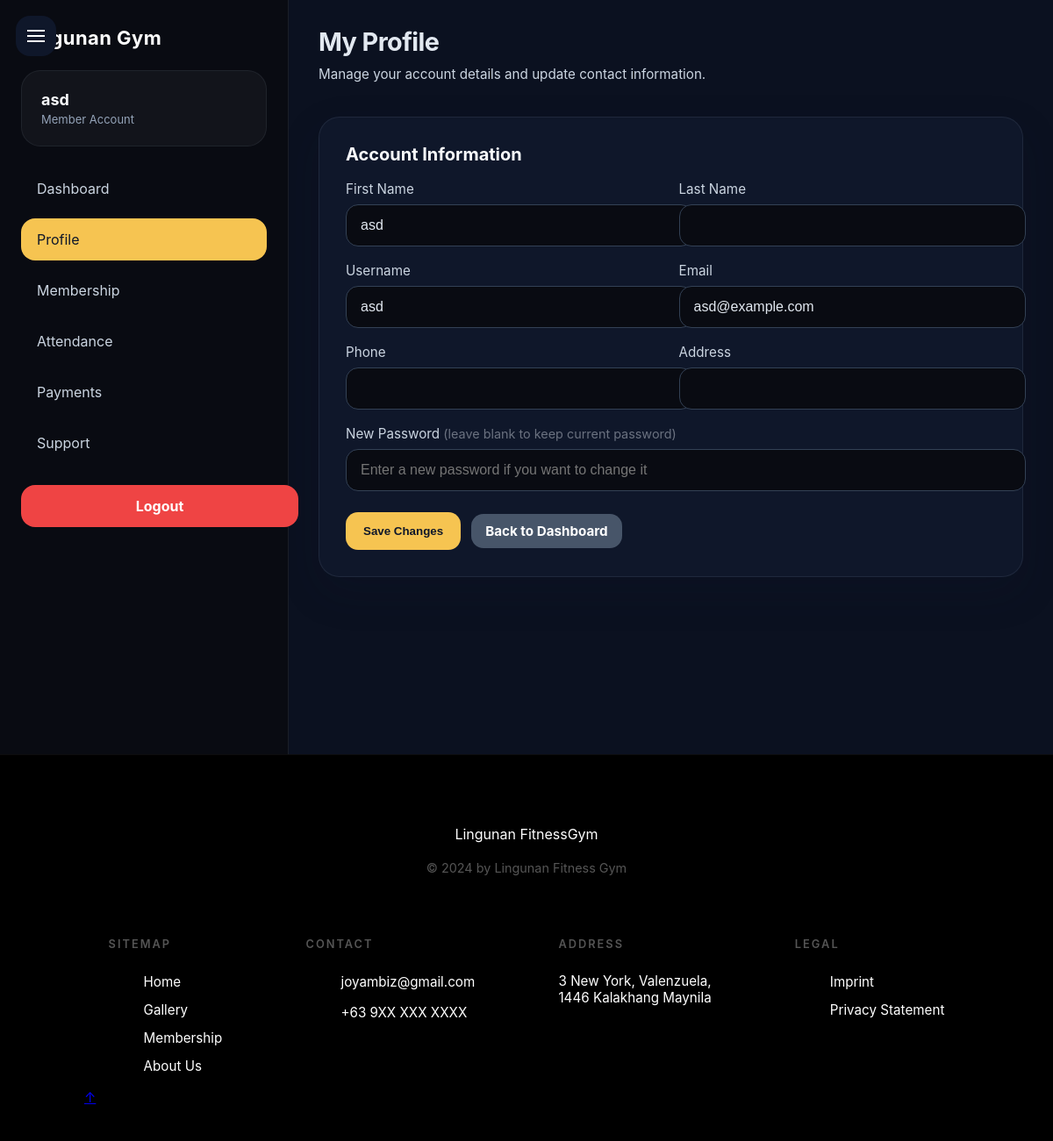
The page /public/member/profile.php (signed in) on the database its author committed.
### tables this page shows
CREATE TABLE `members` (
  `id` int(10) unsigned NOT NULL AUTO_INCREMENT,
  `user_id` int(10) unsigned DEFAULT NULL,
  `first_name` varchar(50) NOT NULL,
  `last_name` varchar(50) NOT NULL,
  `phone` varchar(20) DEFAULT NULL,
  `address` varchar(255) DEFAULT NULL,
  `type` varchar(50) DEFAULT NULL,
  `membership_start` date DEFAULT NULL,
  `membership_end` date DEFAULT NULL,
  `password` varchar(255) NOT NULL,
  `username` varchar(50) NOT NULL,
  `gmail` varchar(100) NOT NULL,
  `RFID` varchar(50) DEFAULT NULL,
  `Joined_Date` date DEFAULT curdate(),
  `credit` decimal(10,2) DEFAULT 0.00,
  `plan_months` int(11) DEFAULT NULL,
  `membership_expiry` date DEFAULT NULL,
  PRIMARY KEY (`id`),
  KEY `user_id` (`user_id`),
  CONSTRAINT `members_ibfk_1` FOREIGN KEY (`user_id`) REFERENCES `users` (`id`) ON DELETE SET NULL ON UPDATE CASCADE
);

### public/member/profile.php (the view, shortened to what this page needs)
<?php
require_once '../../app/config/connection.php';
$memberId = $_SESSION['member_id'];
$stmt = $pdo->prepare("SELECT * FROM members WHERE id = ? AND type = 'member' LIMIT 1");
$stmt->execute([$memberId]);
$member = $stmt->fetch();
$currentPage = basename($_SERVER['PHP_SELF'], '.php');
$fullName = trim($member['first_name'] . ' ' . $member['last_name']);
?>
<!DOCTYPE html>
<html lang="en">
<head>
  <link href="../../assets/css/headerComponent.css" rel="stylesheet">
  <link href="../../assets/css/footerComponents.css" rel="stylesheet">
  <link href="../../assets/css/toastednotif.css" rel="stylesheet">
  <link href="../../assets/css/member.css" rel="stylesheet">
</head>
<body>
  <div class="member-layout member-page">
    <button class="member-sidebar-toggle" id="memberSidebarToggle" aria-label="Open sidebar" type="button"><span></span></button>
    <aside class="member-sidebar">
      <div class="brand">Lingunan Gym</div>
      <div class="profile-card">
        <div class="name"><?php echo htmlspecialchars($fullName ?: $member['username']); ?></div>
        <div class="type">Member Account</div>
      </div>
      <nav class="member-menu">
        <a href="dashboard.php" class="member-menu-item <?php echo $currentPage === 'dashboard' ? 'active' : ''; ?>">Dashboard</a>
        <a href="profile.php" class="member-menu-item <?php echo $currentPage === 'profile' ? 'active' : ''; ?>">Profile</a>
        <a href="membership.php" class="member-menu-item <?php echo $currentPage === 'membership' ? 'active' : ''; ?>">Membership</a>
        <a href="attendance.php" class="member-menu-item <?php echo $currentPage === 'attendance' ? 'active' : ''; ?>">Attendance</a>
        <a href="payments.php" class="member-menu-item <?php echo $currentPage === 'payments' ? 'active' : ''; ?>">Payments</a>
        <a href="support.php" class="member-menu-item <?php echo $currentPage === 'support' ? 'active' : ''; ?>">Support</a>
      </nav>
      <a class="member-logout" href="logout.php">Logout</a>
    </aside>
    <main class="member-main">
      <div class="page-heading">
        <div>
          <h1>My Profile</h1>
          <p class="card-small">Manage your account details and update contact information.</p>
        </div>
      </div>
      <section class="member-form">
        <form method="post" action="profile.php">
          <div class="section-card">
            <h2>Account Information</h2>
            <div class="form-row">
              <div>
                <label for="first_name">First Name</label>
                <input type="text" id="first_name" name="first_name" value="<?php echo htmlspecialchars($member['first_name']); ?>" required>
              </div>
              <div>
                <label for="last_name">Last Name</label>
                <input type="text" id="last_name" name="last_name" value="<?php echo htmlspecialchars($member['last_name']); ?>" required>
              </div>
            </div>
            <div class="form-row">
              <div>
                <label for="username">Username</label>
                <input type="text" id="username" value="<?php echo htmlspecialchars($member['username']); ?>" readonly>
              </div>
              <div>
                <label for="gmail">Email</label>
                <input type="email" id="gmail" name="gmail" value="<?php echo htmlspecialchars($member['gmail']); ?>">
              </div>
            </div>
            <div class="form-row">
              <div>
                <label for="phone">Phone</label>
                <input type="text" id="phone" name="phone" value="<?php echo htmlspecialchars($member['phone']); ?>">
              </div>
              <div>
                <label for="address">Address</label>
                <input type="text" id="address" name="address" value="<?php echo htmlspecialchars($member['address']); ?>">
              </div>
            </div>
            <div class="form-row">
              <div style="grid-column:1/-1;">
                <label for="password">New Password <span style="font-size:0.9rem;color:#6b7280;">(leave blank to keep current password)</span></label>
                <input type="password" id="password" name="password" placeholder="Enter a new password if you want to change it">
              </div>
            </div>
          </div>
          <div class="form-actions">
            <button type="submit" class="button">Save Changes</button>
            <a href="dashboard.php" class="button secondary small">Back to Dashboard</a>
          </div>
        </form>
      </section>
    </main>
  </div>
  <?php include "../../component/landingPage-footer.php"; ?>
</body>
</html>

### assets/css/member.css (style rules this page uses)
body { background: #0b1120; color: #e2e8f0; margin: 0; font-family: 'Inter', sans-serif; }
.member-page { min-height: 100vh; }
.member-layout { display: flex; min-height: 100vh; }
.member-sidebar { width: 280px; background: #090b12; color: #cbd5e1; padding: 30px 24px; flex-shrink: 0; position: sticky; top: 0; height: 100vh; border-right: 1px solid rgba(148, 163, 184, .12); }
.member-sidebar .brand { font-size: 22px; font-weight: 700; margin-bottom: 24px; color: #fff; letter-spacing: .02em; }
.member-sidebar .profile-card { background: rgba(255, 255, 255, .04); border: 1px solid rgba(148, 163, 184, .1); border-radius: 22px; padding: 22px; margin-bottom: 24px; }
.member-sidebar .profile-card .name { font-size: 18px; font-weight: 700; margin-bottom: 4px; color: #f8fafc; }
.member-sidebar .profile-card .type { font-size: 13px; color: #94a3b8; }
.member-menu { display: grid; gap: 10px; }
.member-menu-item { display: block; color: #cbd5e1; padding: 14px 18px; border-radius: 16px; text-decoration: none; transition: .2s ease; }
.member-menu-item:hover, .member-menu-item.active { background: #F6C451; color: #0f172a; }
.member-logout { display: inline-block; margin-top: 24px; padding: 14px 18px; width: 100%; background: #ef4444; color: #fff; text-decoration: none; border-radius: 16px; text-align: center; font-weight: 700; transition: .2s ease; }
.member-main { flex: 1; padding: 30px 34px; }
.page-heading { display: flex; align-items: center; justify-content: space-between; gap: 12px; margin-bottom: 24px; flex-wrap: wrap; }
.page-heading h1 { margin: 0; font-size: clamp(1.8rem, 2.2vw, 2.6rem); letter-spacing: -0.02em; }
.card-small { font-size: .95rem; color: #cbd5e1; margin-top: 10px; }
.section-card { margin-bottom: 24px; }
.section-card h2 { margin: 0 0 18px; font-size: 1.25rem; color: #f8fafc; }
.member-form { background: #0f172a; border-radius: 24px; padding: 30px; box-shadow: 0 18px 45px rgba(15, 23, 42, .18); border: 1px solid rgba(148, 163, 184, .12); }
.member-form .form-row { display: grid; gap: 18px; grid-template-columns: repeat(auto-fit, minmax(220px, 1fr)); margin-bottom: 18px; }
.member-form label { display: block; font-size: .95rem; color: #cbd5e1; margin-bottom: 8px; }
.member-form input, .member-form textarea { width: 100%; border: 1px solid #334155; border-radius: 14px; padding: 14px 16px; font-size: 1rem; color: #e2e8f0; background: #090b12; }
.member-form .form-actions { display: flex; flex-wrap: wrap; gap: 12px; align-items: center; }
.button { display: inline-flex; align-items: center; justify-content: center; gap: 8px; border: none; border-radius: 14px; padding: 14px 20px; cursor: pointer; font-weight: 700; color: #0f172a; background: #F6C451; transition: .2s ease; text-decoration: none; }
.button.secondary { background: #475569; color: #fff; }
.button.small { padding: 10px 16px; font-size: .95rem; }
.member-sidebar-toggle { display: none; position: fixed; top: 18px; left: 18px; z-index: 1006; width: 46px; height: 46px; border: none; border-radius: 16px; background: #0f172a; color: #fff; display: flex; align-items: center; justify-content: center; cursor: pointer; transition: transform .2s ease, background .2s ease; }
.member-sidebar-toggle span { position: relative; width: 20px; height: 2px; background: #fff; display: inline-block; }
.member-sidebar-toggle span::before, .member-sidebar-toggle span::after { content: ''; position: absolute; width: 20px; height: 2px; background: #fff; left: 0; transition: transform .2s ease, opacity .2s ease; }
.member-sidebar-toggle span::before { top: -6px; }
.member-sidebar-toggle span::after { top: 6px; }

### rows shown on the page
members: first_name "asd", username "asd", gmail "asd@example.com"
